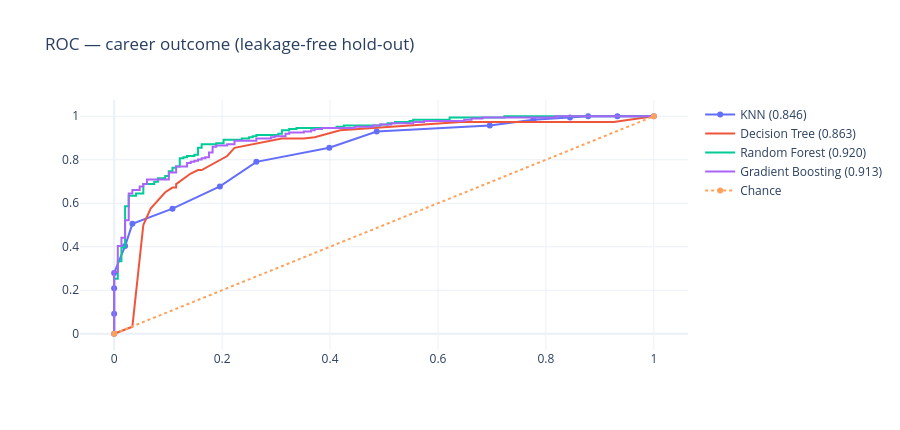
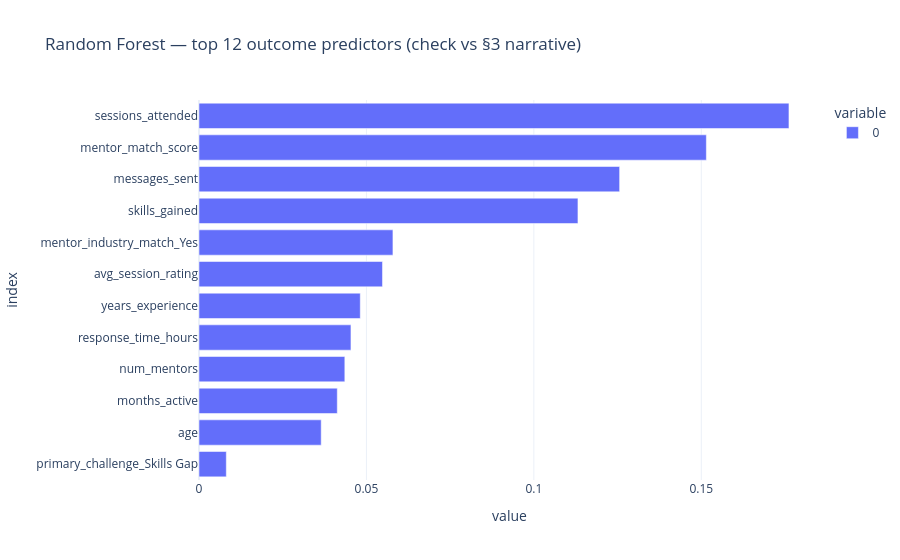

The notebook cell these images were saved under, in order:
### Code cell
# Hold-out diagnostics for every model (confusion matrix + ROC + importances)
Xtr, Xte, ytr, yte = train_test_split(X_no_conf, y_out, test_size=.25, stratify=y_out, random_state=RND)
roc_fig = go.Figure(); importances = {}
for name, m in classifier_suite().items():
    m.fit(Xtr, ytr)
    pred, proba = m.predict(Xte), m.predict_proba(Xte)[:,1]
    cm = confusion_matrix(yte, pred)
    print(f"\n{name}: acc {accuracy_score(yte,pred):.3f} | prec {precision_score(yte,pred):.3f} | "
          f"rec {recall_score(yte,pred):.3f} | F1 {f1_score(yte,pred):.3f} | "
          f"AUC {roc_auc_score(yte,proba):.3f}\nconfusion matrix (rows=true L/P):\n{cm}")
    fpr, tpr, _ = roc_curve(yte, proba)
    roc_fig.add_trace(go.Scatter(x=fpr, y=tpr, name=f"{name} ({roc_auc_score(yte,proba):.3f})"))
    if hasattr(m, "feature_importances_"):
        importances[name] = pd.Series(m.feature_importances_, index=X_no_conf.columns)
roc_fig.add_trace(go.Scatter(x=[0,1], y=[0,1], line=dict(dash="dot"), name="Chance"))
roc_fig.update_layout(title="ROC — career outcome (leakage-free hold-out)", height=430)
roc_fig.show()

top_rf = importances["Random Forest"].nlargest(12)
px.bar(top_rf.sort_values(), orientation="h",
       title="Random Forest — top 12 outcome predictors (check vs §3 narrative)").show()
